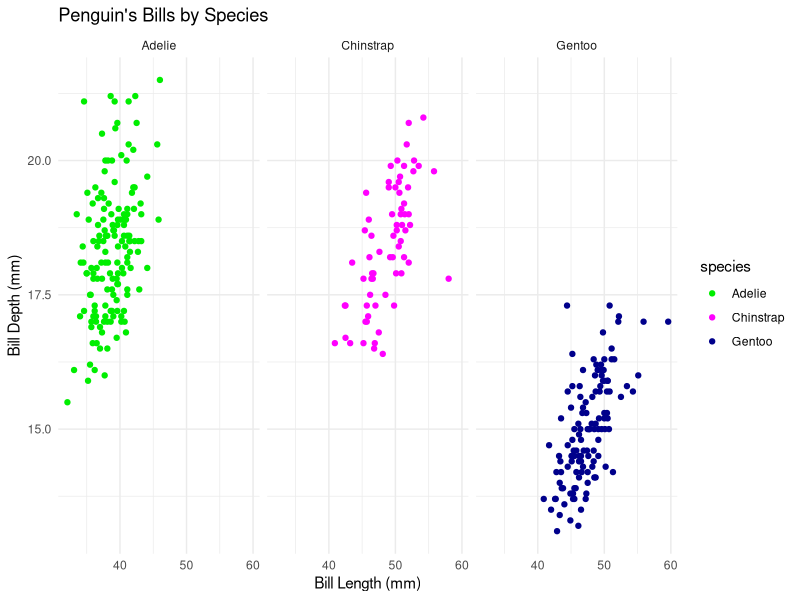
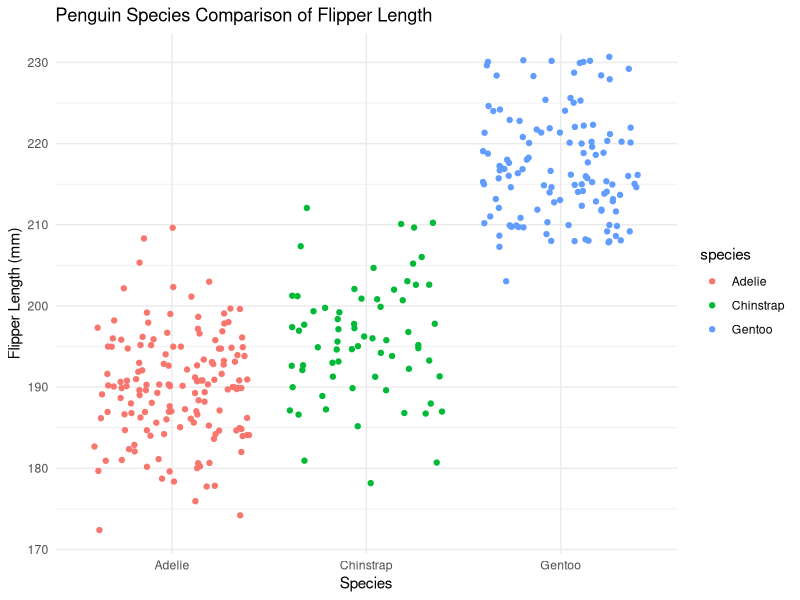

Reproduce these figures in R, in order.
## ---- chunk 1
exp_1 <- expression(x^2)
deriv_1 <- D(expr = exp_1, name = "x")

# evaluate at x = 3
x <- 3
eval(deriv_1)
## ---- chunk 2
exp_2 <- expression(2* (3 * a + 2 )^4 - 5)
deriv_2 <- D(expr = exp_2, name = "a")

# evaluate at a = 1.2
a <- 1.2
eval(deriv_2)
## ---- chunk 3
library(tidyverse)
library(palmerpenguins)
#need to know column names
head(penguins)
## ---- chunk 4
# create plot
ggplot(data = penguins, aes(x =  bill_length_mm, y = bill_depth_mm)) + 
  geom_point(aes(color = species)) + 
  scale_color_manual(values = c("green2", "magenta","darkblue")) +
  labs(x = "Bill Length (mm)",
       y = "Bill Depth (mm)",
       title = "Penguin's Bills by Species") +
  facet_wrap(~species) +
  theme_minimal()
## ---- chunk 5
# new jitter plot
ggplot(data = penguins, aes(x = species, y = flipper_length_mm)) + 
  geom_jitter(aes(color = species)) +
  labs(x = "Species",
       y = "Flipper Length (mm)",
       title = "Penguin Species Comparison of Flipper Length") + 
  theme_minimal()
